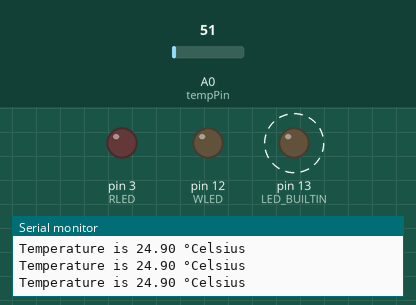
A sketch run on a simulated Arduino Uno, built with avr-gcc and run on an emulated ATmega328P. Parts: output pins drawn as LEDs (lit = HIGH), the last lines printed to the serial monitor. Dashed ring = blinking. The inputs (shaded band) are chosen by the test bench; at power-on: A0 (tempPin) = 51.

Above: at 1.2 s.
1.3 s: A0 (tempPin) set to 43
At 1.45 s:
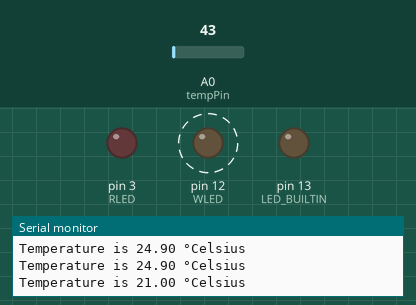
4.3 s: A0 (tempPin) set to 61
At 4.62 s:
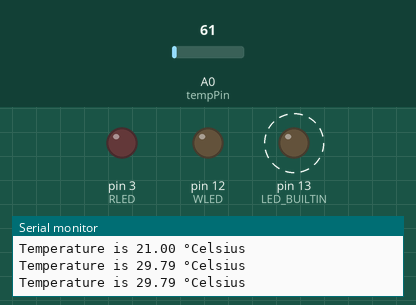
7.3 s: A0 (tempPin) set to 30
At 7.63 s:
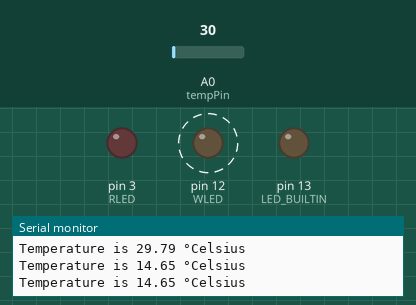
10.3 s: A0 (tempPin) set to 71
At 10.5 s:
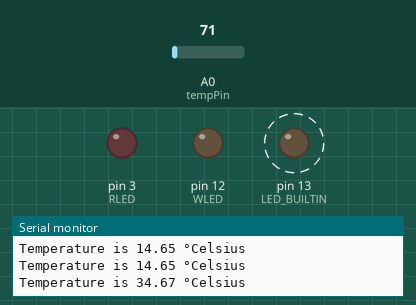
Timing chart, 0 to 14.3 s (numbered marks = the images above; inputs shaded):
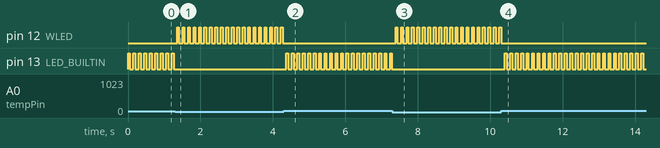

Measured:
- the behaviour switches between 48 and 47 on A0 (tempPin) (found by bisection; images 0 and 1)
- after the input at 1.3 s, pin 12 (WLED): alternates HIGH for 0.05 s and LOW for 0.10 s, starting after 0.06 s; pin 13 (LED_BUILTIN): stops changing and stays LOW
- after the input at 4.3 s, pin 12 (WLED): stops changing and stays LOW; pin 13 (LED_BUILTIN): alternates HIGH for 0.05 s and LOW for 0.10 s, starting after 0.07 s
- after the input at 7.3 s, pin 12 (WLED): alternates HIGH for 0.05 s and LOW for 0.10 s, starting after 0.09 s; pin 13 (LED_BUILTIN): stops changing and stays LOW
- after the input at 10.3 s, pin 12 (WLED): goes on until 10.3 s, then stays LOW; pin 13 (LED_BUILTIN): alternates HIGH for 0.05 s and LOW for 0.10 s, starting after 0.10 s
- by itself, pin 13 (LED_BUILTIN): alternates HIGH for 0.05 s and LOW for 0.10 s

The sketch:

TEMPE_Sensor.ino
```cpp
int tempPin = A0;
float tempValue = 0;

int WLED = 12;
int RLED = 3;

float x = 22.95;

void setup() {
  Serial.begin(9600);
  pinMode(tempPin, INPUT);
  pinMode(WLED, OUTPUT);
  pinMode(RLED, OUTPUT);
  pinMode(13, OUTPUT);
}

void loop() {
  tempValue = analogRead(tempPin);
  tempValue = tempValue * 0.48828125;
  Serial.print("Temperature is ");
  Serial.print(tempValue);
  Serial.print(" °Celsius");
  Serial.println();

  if (tempValue < x)
  {
    digitalWrite(WLED, HIGH);
    delay(50);
    digitalWrite(WLED, LOW);
  }
  else if (tempValue > x)
  {
    digitalWrite(LED_BUILTIN, HIGH);
    delay(50);
    digitalWrite(LED_BUILTIN, LOW);
  }
  else if (tempValue == x)
  {
    digitalWrite(LED_BUILTIN, HIGH);
    digitalWrite(WLED, HIGH);
    delay(500);
    digitalWrite(LED_BUILTIN, LOW);
    digitalWrite(WLED, LOW);
  }

  delay(100);
}
```
